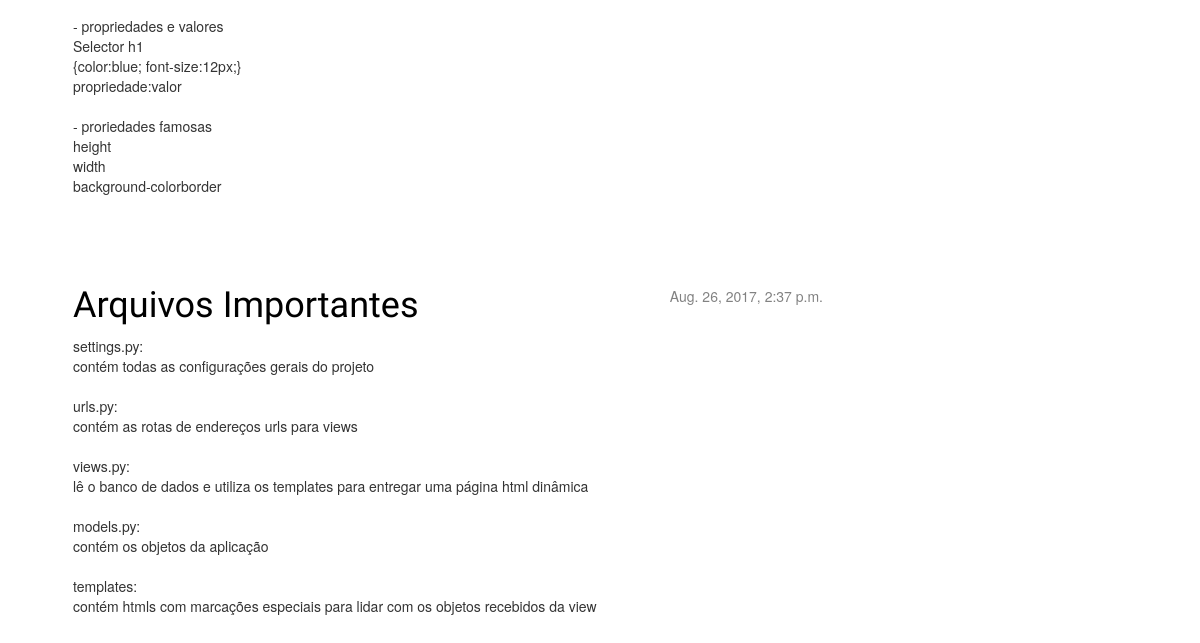
Before: / (lower part) with the older database file.
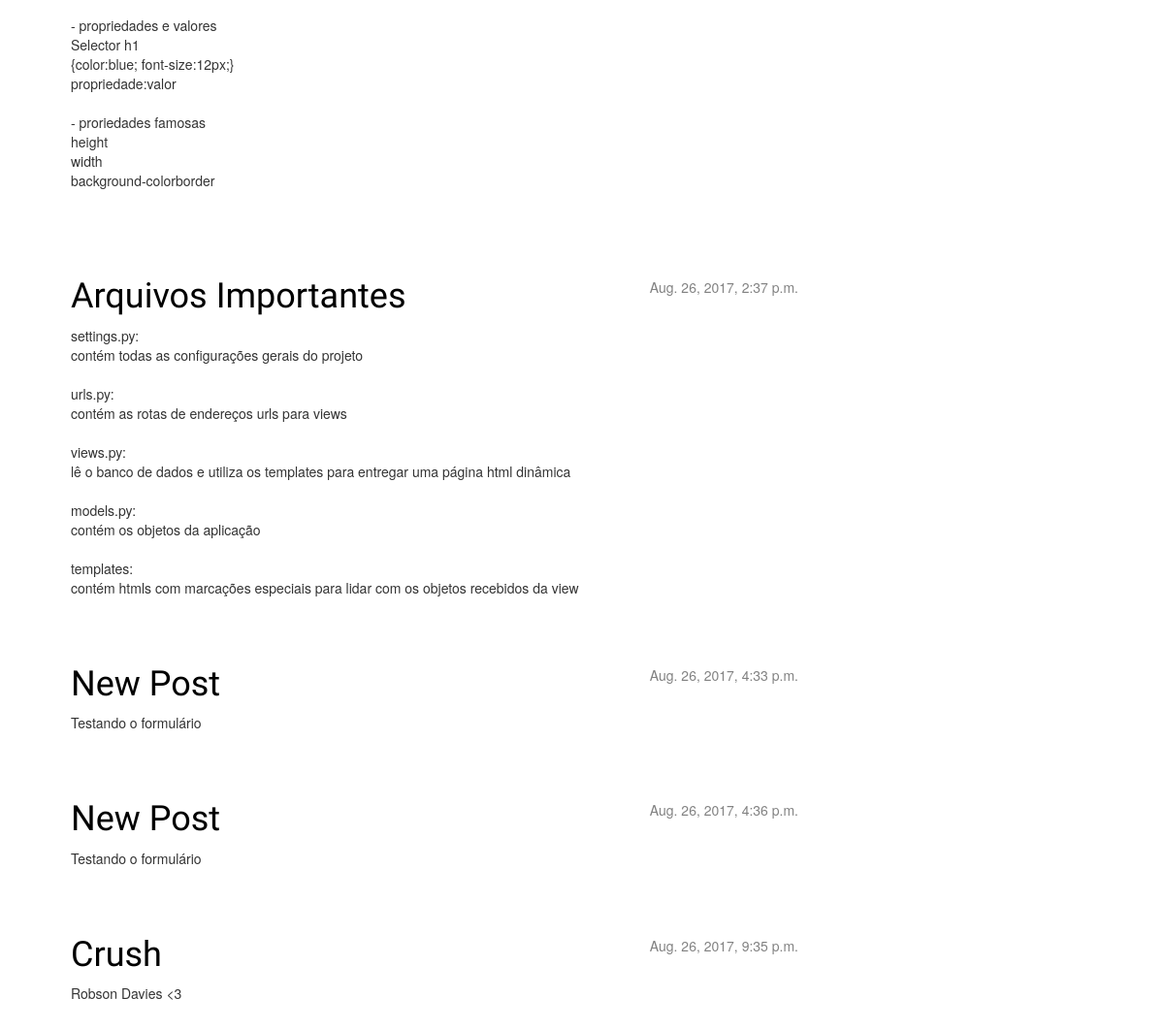
After: the same page with the newer database file.
### blog/models.py (models this page shows, shortened)
class Post(models.Model):
  author = models.ForeignKey('auth.User')
  title = models.CharField(max_length=200)
  text = models.TextField()
  created_date = models.DateTimeField(
          default=timezone.now)
  published_date = models.DateTimeField(
          blank=True, null=True)

### blog/views.py (the view)
# urls.py: url(r'^$', views.post_list),
def post_list(request):
    posts = Post.objects.filter(published_date__lte=timezone.now()).order_by('published_date')
    return render(request, 'blog/post_list.html', {'posts':posts})

### blog/templates/blog/post_list.html
{% extends 'blog/base.html' %}
{% block content %}
         {% for post in posts %}
             <div class="post">
               <div class="date">
                 {{ post.published_date }}
               </div>
               <h1><a href="{% url 'blog.views.post_detail' pk=post.pk %}">{{ post.title }}</a></h1>
               <p>{{ post.text|linebreaksbr }}</p>
         </div>
         {% endfor %}
{% endblock content %}

### blog/templates/blog/base.html (shortened to what this page needs)
{% load staticfiles %}
<html>
    <head>
        <link rel="stylesheet" href="//maxcdn.bootstrapcdn.com/bootstrap/3.2.0/css/bootstrap.min.css">
        <link rel="stylesheet" href="//maxcdn.bootstrapcdn.com/bootstrap/3.2.0/css/bootstrap-theme.min.css">
        <link rel="stylesheet" href="{% static 'css/blog.css' %}">
    </head>
    <body>
    <div class="content container">
        <div class="row">
            <div class="col-md-8">
            {% block content %}
            {% endblock %}
            </div>
        </div>
    </div>
    </body>
</html>

### blog/static/css/blog.css (style rules this page uses)
body { padding-left: 18px; }
.content { margin-left: 40px; }
h1, h2, h3, h4 { font-family: 'Lobster', cursive; }
.date { float: right; color: #828282; }
.post { margin-bottom: 70px; }
.post h1 a, .post h1 a:visited { color: #000000; }

Changed rows visible on the page:
added Post: published_date "Aug. 26, 2017, 4:33 p.m.", title "New Post", text "Testando o formulário"
added Post: published_date "Aug. 26, 2017, 4:36 p.m.", title "New Post", text "Testando o formulário"
added Post: published_date "Aug. 26, 2017, 9:35 p.m.", title "Crush", text "Robson Davies <3"
